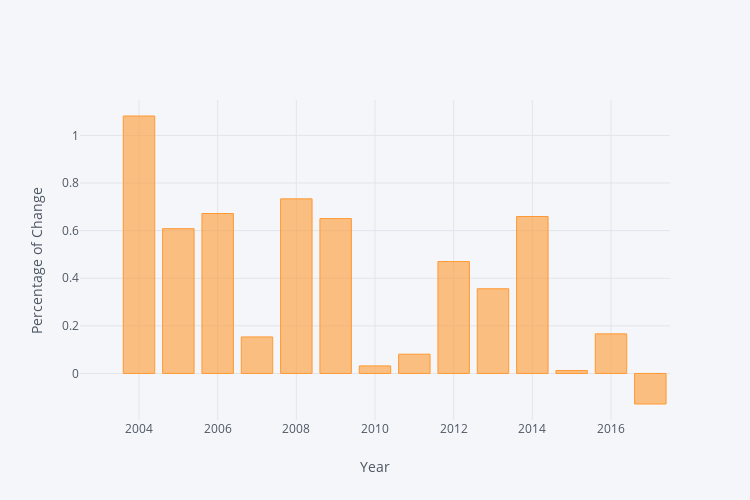

The cell this chart's notebook holds for it:
### Markdown cell above
## Percentage of change of number of commits compared to previous year

### Code cell
iplot(commits_per_year.pct_change().iplot(asFigure=True, dimensions=(750, 500), kind='bar', yTitle="Percentage of Change", xTitle="Year"))

### Figure 1 — Plotly figure (JSON) as saved in the notebook; plotly's stock layout.template omitted (floating-point values rounded to 4 significant figures)
{"data": [{"marker": {"color": "rgba(255, 153, 51, 0.6)", "line": {"color": "rgba(255, 153, 51, 1.0)", "width": 1}}, "name": "None", "orientation": "v", "text": "", "type": "bar", "x": [2003, 2004, 2005, 2006, 2007, 2008, 2009, 2010, 2011, 2012, 2013, 2014, 2015, 2016, 2017], "y": ["", 1.082, 0.6082, 0.6718, 0.1534, 0.7334, 0.6506, 0.03161, 0.08087, 0.47, 0.3557, 0.6593, 0.01229, 0.1662, -0.1284]}], "layout": {"height": 500, "legend": {"bgcolor": "#F5F6F9", "font": {"color": "#4D5663"}}, "paper_bgcolor": "#F5F6F9", "plot_bgcolor": "#F5F6F9", "titlefont": {"color": "#4D5663"}, "width": 750, "xaxis1": {"gridcolor": "#E1E5ED", "showgrid": true, "tickfont": {"color": "#4D5663"}, "title": "Year", "titlefont": {"color": "#4D5663"}, "zerolinecolor": "#E1E5ED"}, "yaxis1": {"gridcolor": "#E1E5ED", "showgrid": true, "tickfont": {"color": "#4D5663"}, "title": "Percentage of Change", "titlefont": {"color": "#4D5663"}, "zerolinecolor": "#E1E5ED"}}}
